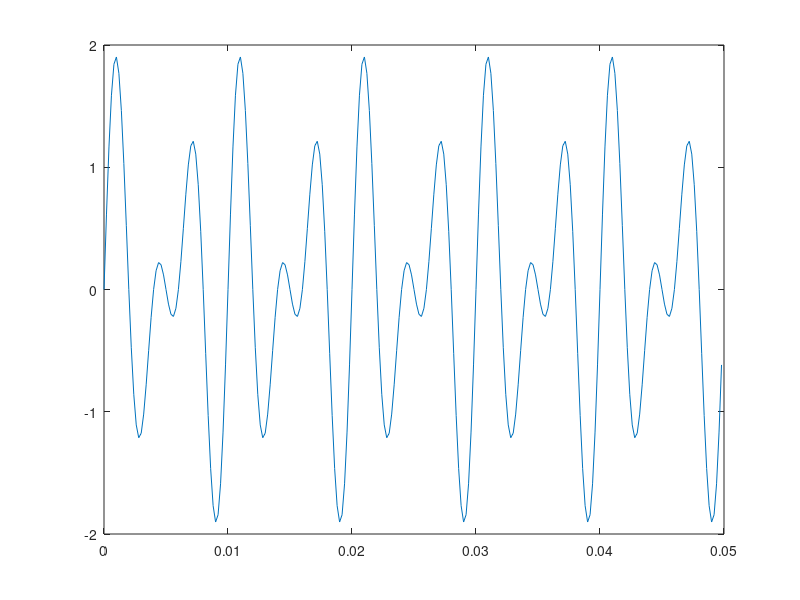
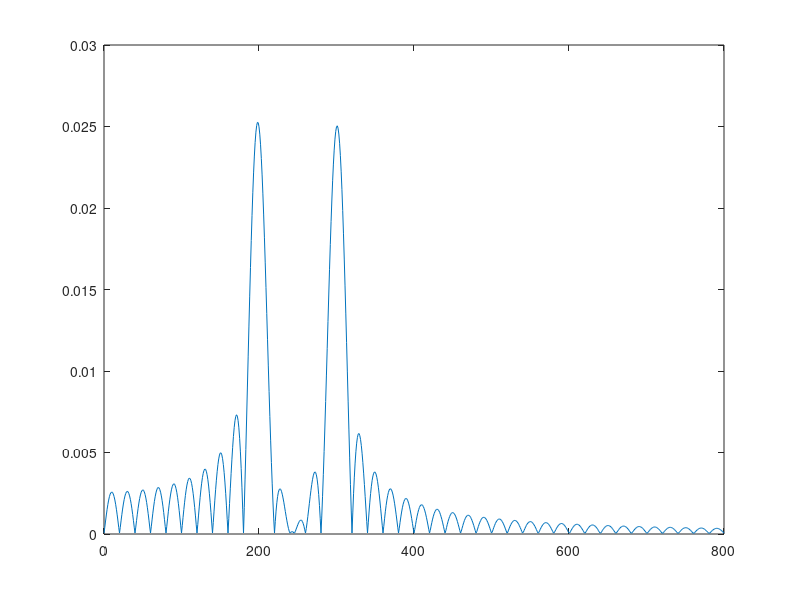

Recreate these plots in MATLAB, in order.
%{
Author: Haruka Kido
EE 314L
Lab 3. Evaluating Fourier Transforms in MatLAB
Activity 2: Magnitude and Spectrum using trapz command for sine function
September 28, 2021
%}

clear
N = 250; % sets the sequence len to 250
ts = .0002; % the sampling rate
t = [0:N-1]*ts; % the time range
x = sin(2*pi*200*t) + sin(2*pi*300*t); % uses sine function
plot(t,x)

k = 0;
for f = 0:1:800
    k = k+1;
    X(k) = trapz(t, x.*exp(-j*2*pi*f*t));
end
figure
f = 0:800;
plot(f, abs(X)) % plot the magnitude spectrum